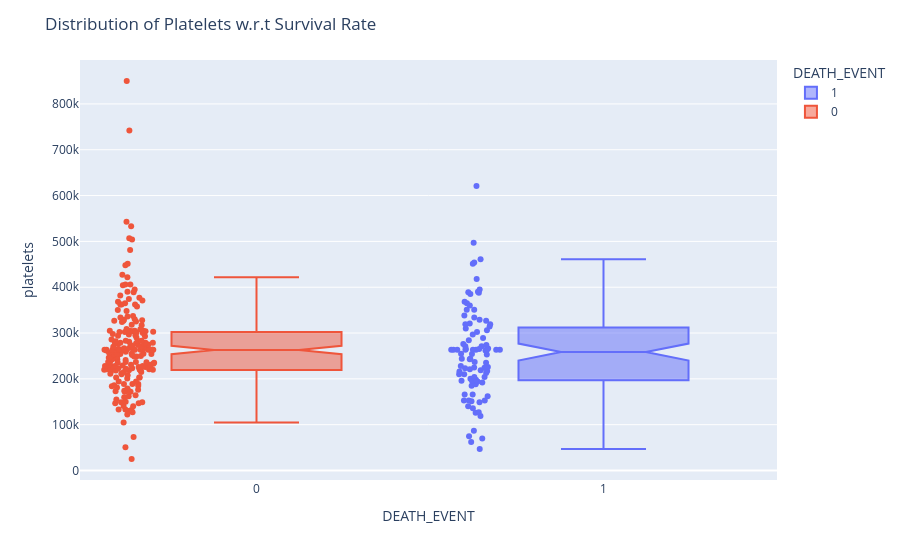

The cell this chart's notebook holds for it:
### Markdown cell above
#### Platelets and Death Event - Box plot

### Code cell
utils.constructNotchedBoxPlots(data_frame = heart_faliure_data,
                               x = 'DEATH_EVENT',
                               y = 'platelets',
                               hover_name = 'DEATH_EVENT', 
                               color = 'DEATH_EVENT', 
                               title_text = 'Distribution of Platelets w.r.t Survival Rate',
                               export_to_png = False)

### Figure 1 — Plotly figure (JSON) as saved in the notebook; plotly's stock layout.template omitted (floating-point values rounded to 4 significant figures; data arrays with more than 128 entries replaced by an {"elided": "..."} marker saying what was removed)
{"data": [{"alignmentgroup": "True", "boxpoints": "all", "hovertemplate": "<b>%{hovertext}</b><br><br>DEATH_EVENT=%{x}<br>platelets=%{y}<extra></extra>", "hovertext": [1, 1, 1, 1, 1, 1, 1, 1, 1, 1, 1, 1, 1, 1, 1, 1, 1, 1, 1, 1, 1, 1, 1, 1, 1, 1, 1, 1, 1, 1, 1, 1, 1, 1, 1, 1, 1, 1, 1, 1, 1, 1, 1, 1, 1, 1, 1, 1, 1, 1, 1, 1, 1, 1, 1, 1, 1, 1, 1, 1, 1, 1, 1, 1, 1, 1, 1, 1, 1, 1, 1, 1, 1, 1, 1, 1, 1, 1, 1, 1, 1, 1, 1, 1, 1, 1, 1, 1, 1, 1, 1, 1, 1, 1, 1, 1], "legendgroup": "1", "marker": {"color": "#636efa"}, "name": "1", "notched": true, "offsetgroup": "1", "orientation": "v", "showlegend": true, "type": "box", "x": [1, 1, 1, 1, 1, 1, 1, 1, 1, 1, 1, 1, 1, 1, 1, 1, 1, 1, 1, 1, 1, 1, 1, 1, 1, 1, 1, 1, 1, 1, 1, 1, 1, 1, 1, 1, 1, 1, 1, 1, 1, 1, 1, 1, 1, 1, 1, 1, 1, 1, 1, 1, 1, 1, 1, 1, 1, 1, 1, 1, 1, 1, 1, 1, 1, 1, 1, 1, 1, 1, 1, 1, 1, 1, 1, 1, 1, 1, 1, 1, 1, 1, 1, 1, 1, 1, 1, 1, 1, 1, 1, 1, 1, 1, 1, 1], "x0": " ", "xaxis": "x", "y": [265000, 263400.0, 162000, 210000, 327000, 204000, 127000, 454000, 263400.0, 388000, 368000, 253000, 136000, 276000, 47000, 262000, 166000, 237000, 87000, 297000, 289000, 263400.0, 149000, 196000, 284000, 153000, 200000, 263400.0, 360000, 319000, 188000, 228000, 226000, 321000, 329000, 263400.0, 153000, 185000, 194000, 310000, 271000, 451000, 140000, 395000, 166000, 418000, 263400.0, 351000, 255000, 461000, 319000, 254000, 390000, 216000, 385000, 119000, 213000, 274000, 244000, 497000, 243000, 266000, 204000, 196000, 302000, 210000, 621000, 306000, 351000, 263400.0, 217000, 271000, 263400.0, 338000, 225000, 235000, 75000, 334000, 192000, 70000, 221000, 265000, 224000, 219000, 389000, 153000, 365000, 126000, 223000, 244000, 151000, 263400.0, 62000, 314000, 198000, 263400.0], "y0": " ", "yaxis": "y"}, {"alignmentgroup": "True", "boxpoints": "all", "hovertemplate": "<b>%{hovertext}</b><br><br>DEATH_EVENT=%{x}<br>platelets=%{y}<extra></extra>", "hovertext": {"elided": "203 int values"}, "legendgroup": "0", "marker": {"color": "#EF553B"}, "name": "0", "notched": true, "offsetgroup": "0", "orientation": "v", "showlegend": true, "type": "box", "x": {"elided": "203 int values"}, "x0": " ", "xaxis": "x", "y": {"elided": "203 float values"}, "y0": " ", "yaxis": "y"}], "layout": {"boxmode": "overlay", "legend": {"title": {"text": "DEATH_EVENT"}, "tracegroupgap": 0}, "margin": {"t": 60}, "title": {"text": "Distribution of Platelets w.r.t Survival Rate"}, "xaxis": {"anchor": "y", "categoryarray": [1, 0], "categoryorder": "array", "domain": [0, 1], "title": {"text": "DEATH_EVENT"}}, "yaxis": {"anchor": "x", "domain": [0, 1], "title": {"text": "platelets"}}}}
